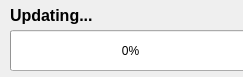
<?xml version="1.0" encoding="UTF-8"?>
<ui version="4.0">
 <class>MqsUpdater</class>
 <widget class="QWidget" name="MqsUpdater">
  <property name="windowModality">
   <enum>Qt::WindowModal</enum>
  </property>
  <property name="geometry">
   <rect>
    <x>0</x>
    <y>0</y>
    <width>243</width>
    <height>77</height>
   </rect>
  </property>
  <property name="windowTitle">
   <string>MediaQuickSync Updater</string>
  </property>
  <property name="windowIcon">
   <iconset resource="resources/mediaquicksync.qrc">
    <normaloff>:/MediaQuickSync/GoContactSyncLogo.ico</normaloff>:/MediaQuickSync/GoContactSyncLogo.ico</iconset>
  </property>
  <widget class="QProgressBar" name="progressBar">
   <property name="geometry">
    <rect>
     <x>10</x>
     <y>30</y>
     <width>241</width>
     <height>41</height>
    </rect>
   </property>
   <property name="value">
    <number>0</number>
   </property>
   <property name="textVisible">
    <bool>true</bool>
   </property>
  </widget>
  <widget class="QLabel" name="label">
   <property name="geometry">
    <rect>
     <x>10</x>
     <y>5</y>
     <width>111</width>
     <height>21</height>
    </rect>
   </property>
   <property name="font">
    <font>
     <pointsize>12</pointsize>
     <weight>75</weight>
     <bold>true</bold>
    </font>
   </property>
   <property name="layoutDirection">
    <enum>Qt::LeftToRight</enum>
   </property>
   <property name="text">
    <string>Updating...</string>
   </property>
  </widget>
 </widget>
 <resources>
  <include location="resources/mediaquicksync.qrc"/>
 </resources>
 <connections/>
</ui>
